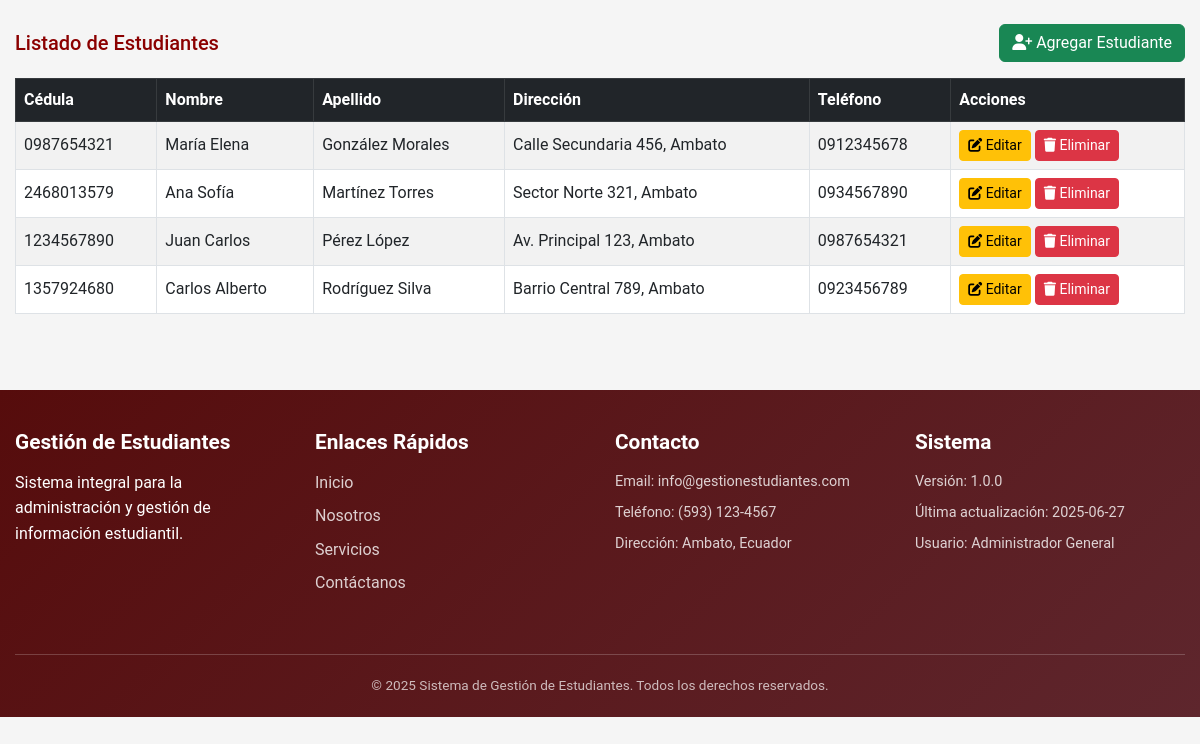
The page /students/student.php (signed in) on the database its author committed.
### tables this page shows
CREATE TABLE estudiantes (
    cedula VARCHAR(10) PRIMARY KEY,
    nombre VARCHAR(100) NOT NULL,
    apellido VARCHAR(100) NOT NULL,
    direccion TEXT,
    telefono VARCHAR(20),
    usuario_creador_id INT NOT NULL,
    fecha_creacion TIMESTAMP DEFAULT CURRENT_TIMESTAMP,
    fecha_actualizacion TIMESTAMP NULL ON UPDATE CURRENT_TIMESTAMP,
    FOREIGN KEY (usuario_creador_id) REFERENCES usuarios(id)
);

### students/student.php (the view, shortened to what this page needs)
<?php
function mostrarTablaEstudiantes()
{
    try {
        $pdo = getConnection();
        $stmt = $pdo->query('SELECT cedula, nombre, apellido, direccion, telefono FROM estudiantes ORDER BY apellido, nombre');
        $estudiantes = $stmt->fetchAll();
    } catch (Exception $e) {
        echo '<div class="alert alert-danger">Error al obtener estudiantes: ' . htmlspecialchars($e->getMessage()) . '</div>';
        return;
    }
    echo '<div class="d-flex justify-content-between align-items-center mb-3">';
    echo '<h5 class="mb-0">Listado de Estudiantes</h5>';
    echo '<a href="create.php" class="btn btn-success"><i class="fas fa-user-plus"></i> Agregar Estudiante</a>';
    echo '</div>';
    echo '<div class="table-responsive">';
    echo '<table class="table table-striped table-bordered align-middle">';
    echo '<thead class="table-dark"><tr>';
    echo '<th>Cédula</th><th>Nombre</th><th>Apellido</th><th>Dirección</th><th>Teléfono</th><th>Acciones</th>';
    echo '</tr></thead><tbody>';
    if (empty($estudiantes)) {
        echo '<tr><td colspan="6" class="text-center">No hay estudiantes registrados.</td></tr>';
    } else {
        foreach ($estudiantes as $est) {
            $cedula = htmlspecialchars($est['cedula']);
            echo '<tr>';
            echo '<td>' . $cedula . '</td>';
            echo '<td>' . htmlspecialchars($est['nombre']) . '</td>';
            echo '<td>' . htmlspecialchars($est['apellido']) . '</td>';
            echo '<td>' . htmlspecialchars($est['direccion']) . '</td>';
            echo '<td>' . htmlspecialchars($est['telefono']) . '</td>';
            echo '<td>';
            echo '<a href="edit.php?cedula=' . $cedula . '" class="btn btn-sm btn-warning me-1"><i class="fas fa-edit"></i> Editar</a>';
            echo '<a href="delete.php?cedula=' . $cedula . '" class="btn btn-sm btn-danger" onclick="return confirm(\'¿Seguro que deseas eliminar este estudiante?\');"><i class="fas fa-trash"></i> Eliminar</a>';
            echo '</td>';
            echo '</tr>';
        }
    }
    echo '</tbody></table></div>';
}
include_once __DIR__ . '/../includes/header.php';
echo '<div class="container mt-4">';
mostrarTablaEstudiantes();
echo '</div>';
include_once __DIR__ . '/../includes/footer.php';

### assets/css/uta-theme.css (style rules this page uses)
:root { --uta-primary: #8B0000; --uta-secondary: #4A0404; --uta-accent: #D4AF37; --uta-light: #F5F5F5; --uta-dark: #2C2C2C; }
body { margin: 0; padding: 0; font-family: 'Segoe UI', Tahoma, Geneva, Verdana, sans-serif; background-color: var(--uta-light, #f5f5f5); }
.container { max-width: 1200px; margin: 0 auto; padding: 0 15px; }
* { box-sizing: border-box; }
a { text-decoration: none; color: inherit; transition: all 0.3s ease; }

### assets/css/header-style.css (style rules this page uses)
body { font-family: 'Roboto', sans-serif; line-height: 1.6; }
h1, h2, h3, h4, h5, h6 { color: var(--uta-primary); margin-bottom: 1rem; }

### assets/css/navbar-style.css (style rules this page uses)
body { margin: 0; padding: 0; }

### rows shown on the page
estudiantes: cedula "0987654321", nombre "María Elena", apellido "González Morales", direccion "Calle Secundaria 456, Ambato", telefono "0912345678"
estudiantes: cedula "2468013579", nombre "Ana Sofía", apellido "Martínez Torres", direccion "Sector Norte 321, Ambato", telefono "0934567890"
estudiantes: cedula "1234567890", nombre "Juan Carlos", apellido "Pérez López", direccion "Av. Principal 123, Ambato", telefono "0987654321"
estudiantes: cedula "1357924680", nombre "Carlos Alberto", apellido "Rodríguez Silva", direccion "Barrio Central 789, Ambato", telefono "0923456789"

### other values the page prints
$_SESSION['user_name'] "Administrador General"
